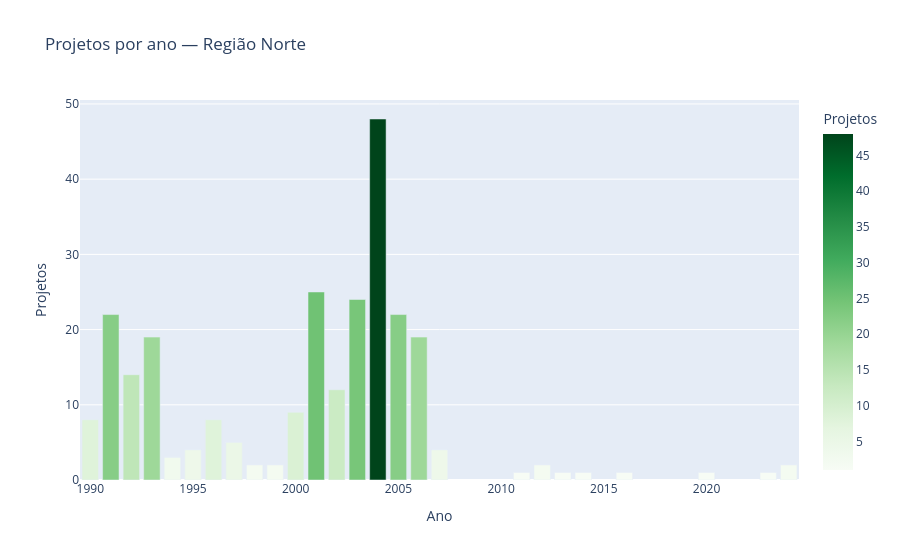

The notebook cell saved with this chart:
### Code cell
regiao = 'Norte'  # mude aqui para explorar

df_filtrado = df[df['Região Geográfica'] == regiao]
por_ano_filtrado = df_filtrado.groupby('Ano').size().reset_index(name='Projetos')

px.bar(por_ano_filtrado, x='Ano', y='Projetos',
       title=f'Projetos por ano — Região {regiao}',
       color='Projetos',
       color_continuous_scale='Greens')

### Figure 1 — Plotly figure (JSON) as saved in the notebook; plotly's stock layout.template omitted (floating-point values rounded to 4 significant figures)
{"data": [{"hovertemplate": "Ano=%{x}<br>Projetos=%{marker.color}<extra></extra>", "legendgroup": "", "marker": {"color": [8, 22, 14, 19, 3, 4, 8, 5, 2, 2, 9, 25, 12, 24, 48, 22, 19, 4, 1, 2, 1, 1, 1, 1, 1, 2], "coloraxis": "coloraxis", "pattern": {"shape": ""}}, "name": "", "orientation": "v", "showlegend": false, "textposition": "auto", "type": "bar", "x": [1990, 1991, 1992, 1993, 1994, 1995, 1996, 1997, 1998, 1999, 2000, 2001, 2002, 2003, 2004, 2005, 2006, 2007, 2011, 2012, 2013, 2014, 2016, 2020, 2023, 2024], "xaxis": "x", "y": [8, 22, 14, 19, 3, 4, 8, 5, 2, 2, 9, 25, 12, 24, 48, 22, 19, 4, 1, 2, 1, 1, 1, 1, 1, 2], "yaxis": "y"}], "layout": {"barmode": "relative", "coloraxis": {"colorbar": {"title": {"text": "Projetos"}}, "colorscale": [[0, "rgb(247,252,245)"], [0.125, "rgb(229,245,224)"], [0.25, "rgb(199,233,192)"], [0.375, "rgb(161,217,155)"], [0.5, "rgb(116,196,118)"], [0.625, "rgb(65,171,93)"], [0.75, "rgb(35,139,69)"], [0.875, "rgb(0,109,44)"], [1, "rgb(0,68,27)"]]}, "legend": {"tracegroupgap": 0}, "title": {"text": "Projetos por ano — Região Norte"}, "xaxis": {"anchor": "y", "domain": [0, 1], "title": {"text": "Ano"}}, "yaxis": {"anchor": "x", "domain": [0, 1], "title": {"text": "Projetos"}}}}
